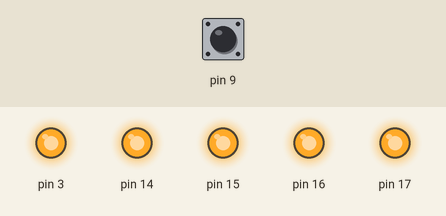
A sketch run on a simulated Arduino Uno, built with avr-gcc and run on an emulated ATmega328P. Parts: output pins drawn as LEDs (lit = HIGH). Inputs (shaded band) come from the test bench; at power-on: pin 9 HIGH.

Above: at 0.1 s.
At 0.6 s:
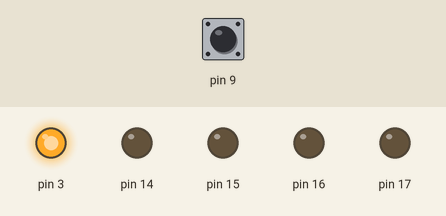
Timing chart, 0 to 2.1 s (numbered marks = the images above):
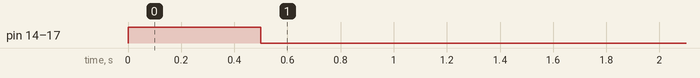

The sketch:

slave.ino
```cpp
char incomingByte;      // a variable to read incoming serial data into

bool alarmsSet;

//static volatile uint64_t tot_overflow1 = 0;

void setup()
{
  Serial.begin(9600); // for serial monitor

  //PIR PIN
  pinMode(9, INPUT);
  digitalWrite(9, HIGH);

  //POWER PIN
  pinMode(3, OUTPUT);
  digitalWrite(3, HIGH);

  //BUZZER PINS
  DDRC |= 0b00001111;

  //BUZZER TEST
  PORTC |= 0b00001111;
  delay(500);
  PORTC &= 0b11110000;

  SIM900power();  // turn on shield
  delay(50000);  //allow pir to wake from sleep
  alarmsSet = false;
}

void loop()
{
  if (alarmsSet == false)
  {
    intrusionDetected();
  }

  serialReceive();
}

void intrusionDetected()
{
  if (digitalRead(9) == LOW)
  {
    PORTC |= 0b00001111;
    Serial.print('Z');
    delay(7000);
  }
  else
  {
    PORTC &= 0b11110000;
  }
}

void serialReceive()
{
  if (Serial.available() > 0)
  {
     incomingByte = Serial.read();
    switch (incomingByte)
    {
    case 'A'://TEST
      PORTC |= 0b00001111;
      delay(2000);
      PORTC &= 0b11110000;
      break;
    case 'B'://ALARMS ON
      PORTC |= 0b00001111;
      alarmsSet = true;
      break;
    case 'C'://ALARMS OFF
      PORTC &= 0b11110000;
      alarmsSet = false;
      break;
    case 'D'://POWER ON
      PORTD |= 1 << PD3;
      delay(40000);
      break;
    case 'E'://POWER OFF
      PORTD &= ~(1 << PD3);
      PORTC &= 0b11110000;
      alarmsSet = false;
      break;
    case 'F'://POWER TOGGLE
      PORTD ^= 1 << PD3;
      if (digitalRead(3) == HIGH)
      {
        delay(40000);
      }
      break;
    case 'G'://ALARM TOGGLE
      PORTC ^= 1 << PC3 | 1 << PC2 | 1 << PC1 | 1 << PC0;
      alarmsSet = !alarmsSet;
      break;
    default:
      break;
    }
  }
}

void SIM900power()
// software equivalent of pressing the GSM shield "power" button
{
  PORTC |= 1 << PC4;
  delay(1000);
  PORTC &= ~(1 << PC4);
  delay(7000);
}

//void Counter1Start()
//{
//  noInterrupts();           // disable all interrupts
//  TCCR1A = 0;
//  TCCR1B = 0;
//
//  TCNT1 = 34286;            // preload timer 65536-16MHz/256/2Hz
//  TCCR1B |= (1 << CS12);    // 256 prescaler
//  TIMSK1 |= (1 << TOIE1);   // enable timer overflow interrupt
//  interrupts();             // enable all interrupts
//  tot_overflow1 = 0;
//}
//
//void Counter1Stop()
//{
//  TCCR1A = 0;
//  TCCR1B = 0;
//  tot_overflow1 = 0;
//}
//
//void resetCounter1()
//{
//  TCNT1 = 34286;
//  tot_overflow1 = 0;
//}
//
//ISR(TIMER1_OVF_vect)
//{
//  tot_overflow1++;
//  if (tot_overflow1 == 10)
//  {
//    Counter1Stop();
//  }
//}
```
